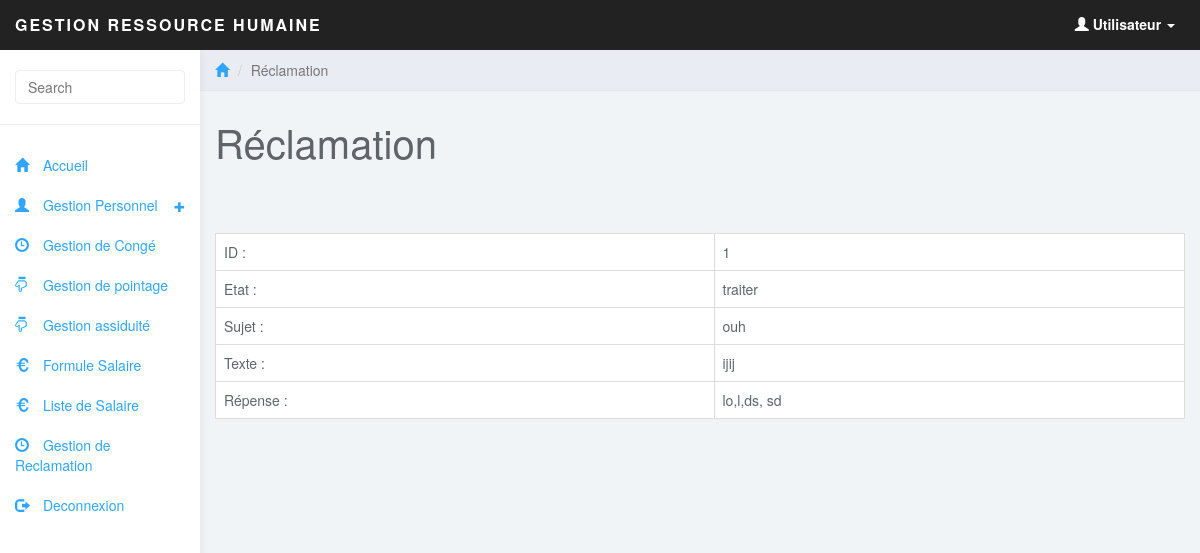
Screenshot of /user/afficher_reclamation.php?id=1 with the database file from the repository.
### tables this page shows
CREATE TABLE IF NOT EXISTS `reclamation` (
  `id_rec` int(100) NOT NULL AUTO_INCREMENT,
  `etat` text NOT NULL,
  `sujet` text NOT NULL,
  `texte` text NOT NULL,
  `repense` text,
  `id_user` int(100) NOT NULL,
  PRIMARY KEY (`id_rec`),
  KEY `id_user` (`id_user`)
);

### user/class/class.php (called while the page is built, shortened)
<?php
 require_once("DataBase.php");
 require_once("user.php");
 require_once("reclamation.php");
  $rec = new reclamation();
?>

### user/class/DataBase.php (called while the page is built, shortened)
<?php
class Database {
	public static function connect() {
			$connexion = new PDO('mysql:host=localhost;dbname=rh', 'root', '');
			$connexion->exec("SET CHARACTER SET utf8");
		return $connexion;
	}
}
?>

### user/class/reclamation.php (called while the page is built, shortened)
<?php
require_once("DataBase.php");
class reclamation
{
 public function afficher_reclamation($id)
 {
	$select = DataBase::connect()->query("select * from reclamation where id_rec='$id' order by id_rec DESC");
	$liste = $select->fetchAll(PDO::FETCH_ASSOC);
	return $liste;
 }
}
?>

### user/afficher_reclamation.php (the view, shortened to what this page needs)
<?php
include('include/header.php')
?>
	<div class="col-sm-9 col-sm-offset-3 col-lg-10 col-lg-offset-2 main">
		<div class="row">
			<ol class="breadcrumb">
				<li><a href="#"><span class="glyphicon glyphicon-home"></span></a></li>
				<li class="active">Réclamation</li>
			</ol>
		</div>
		<div class="row">
			<div class="col-lg-12">
				<h1 class="page-header">Réclamation</h1>
			</div>
		</div>
		<?php
		$id = $_GET['id'];
		$liste = $rec->afficher_reclamation($id);
		foreach($liste as $row) {
		?>
		<br><br>
<table class="table table-responsive table-bordered table-hover">
<tr>
<td>
ID :
</td>
<td>
<?php echo $row['id_rec']; ?>
</td>
</tr>
<tr>
<td>
Etat :
</td>
<td>
<?php echo $row['etat']; ?>
</td>
</tr>
<tr>
<td>
Sujet :
</td>
<td>
  <?php echo $row['sujet']; ?>
</td>
</tr>
<tr>
<td>
Texte :
</td>
<td>
 <?php echo $row['texte']; ?>
</td>
</tr>
<tr>
<td>
Répense :
</td>
<td>
 <?php echo $row['repense']; ?>
</td>
</tr>
</table>
	<?php } ?>
	</div>
</body>
</html>

### user/css/styles.css (style rules this page uses)
body { background: #f1f4f7; padding-top: 50px; color: #5f6468; }
a, a:hover, a:focus { color: #30a5ff; }
h1, h2, h3, h4, h5, h6 { color: #5f6468; }
h1 { font-weight: 300; font-size: 40px; }
.breadcrumb { border-radius: 0; padding: 10px 15px; background: #e9ecf2; box-shadow: 0 1px 1px rgba(0, 0, 0, .05); margin: 0 ; }
h1.page-header { margin-top: 30px; border-bottom: 0; }
.table { background: #fff; }

### rows the page displays
reclamation: id_rec "1", etat "traiter", sujet "ouh", texte "ijij", repense "lo,l,ds, sd"
